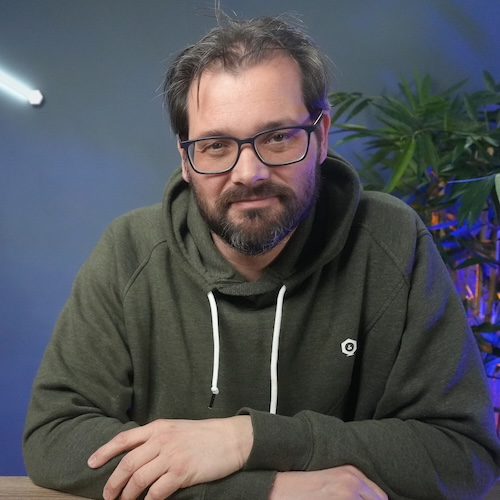
#> input picture 2025/abstraction/input.jpg, 500 x 500 px
$ python abstraction_abc.py
#> lines starting #> are read from the running program, lines starting #| are printed output that depends on the picture
#> in process_with_abc, image is the input picture: PIL image 500x500 RGB; mean R, G, B 81.6, 83.1, 87
from abc import ABC, abstractmethod
from typing import Any

from PIL import Image, ImageOps


class FilterBase(ABC):
    @property
    @abstractmethod
    def name(self) -> str: ...

    @abstractmethod
    def apply(self, image: Image.Image) -> Image.Image: ...

    @abstractmethod
    def configure(self, config: dict[str, Any]) -> None: ...


class GrayscaleFilter(FilterBase):
    def __init__(self) -> None:
        self._intensity: float = 1.0

    @property
    def name(self) -> str:
        return "Grayscale"

    def apply(self, image: Image.Image) -> Image.Image:
        print(f"Applying {self.name} filter with intensity {self._intensity}")
        return ImageOps.grayscale(image)
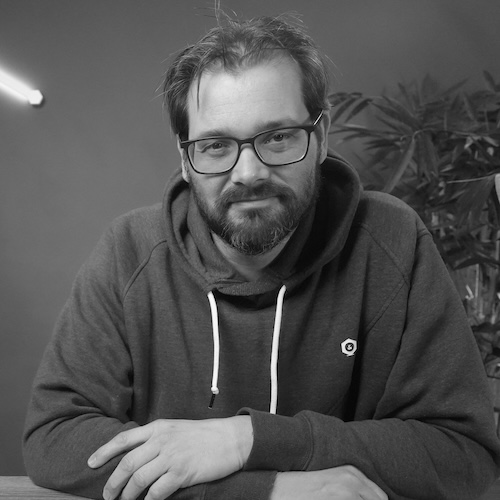
#> returned value: PIL image 500x500 L; min 0, max 252, mean 83.1

    def configure(self, config: dict[str, Any]) -> None:
        self._intensity = config.get("intensity", self._intensity)


class InvertFilter(FilterBase):
    def __init__(self) -> None:
        self._enabled: bool = True

    @property
    def name(self) -> str:
        return "Invert"

    def apply(self, image: Image.Image) -> Image.Image:
        if self._enabled:
            print(f"Applying {self.name} filter")
            return ImageOps.invert(image.convert("RGB"))
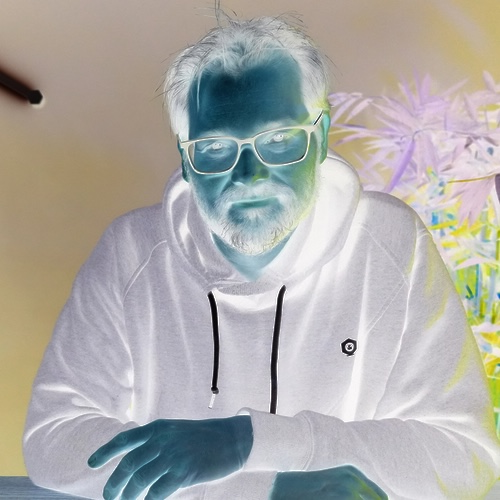
#> returned value: PIL image 500x500 RGB; mean R, G, B 173.4, 171.9, 168
        else:
            print(f"{self.name} filter disabled, returning original image")
            return image

    def configure(self, config: dict[str, Any]) -> None:
        self._enabled = config.get("enabled", self._enabled)


def process_with_abc(image_path: str, output_path: str, filter_obj: FilterBase) -> None:
    print(f"\nUsing filter: {filter_obj.name}")
    image = Image.open(image_path)
    image = filter_obj.apply(image)
    image.save(output_path)
    print(f"Saved processed image to {output_path}")


def main() -> None:
    input_image: str = "input.jpg"

    grayscale = GrayscaleFilter()
    grayscale.configure({"intensity": 0.8})
    process_with_abc(input_image, "output_abc_grayscale.jpg", grayscale)

    invert = InvertFilter()
    invert.configure({"enabled": True})
    process_with_abc(input_image, "output_abc_invert.jpg", invert)


if __name__ == "__main__":
    main()
